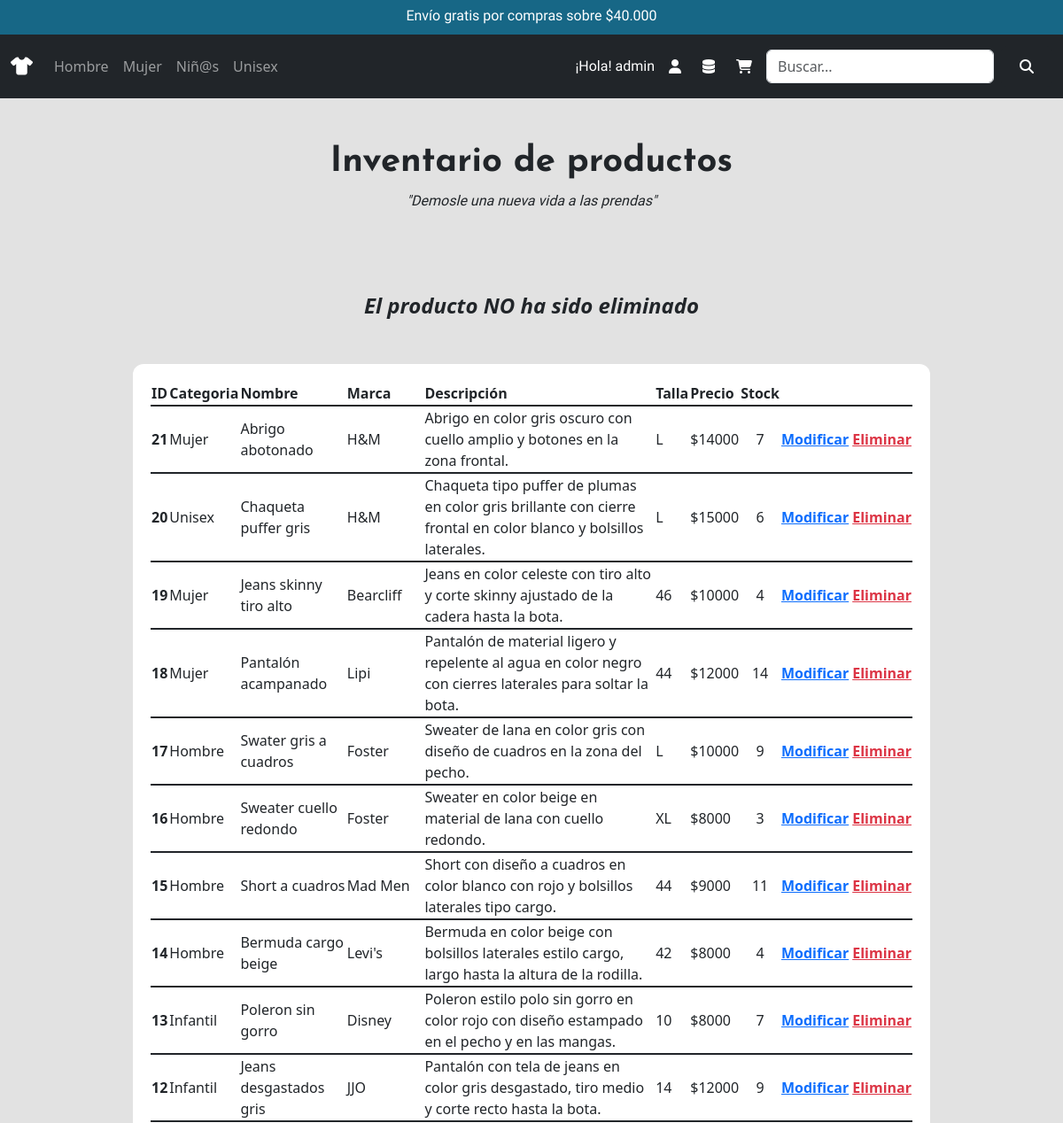
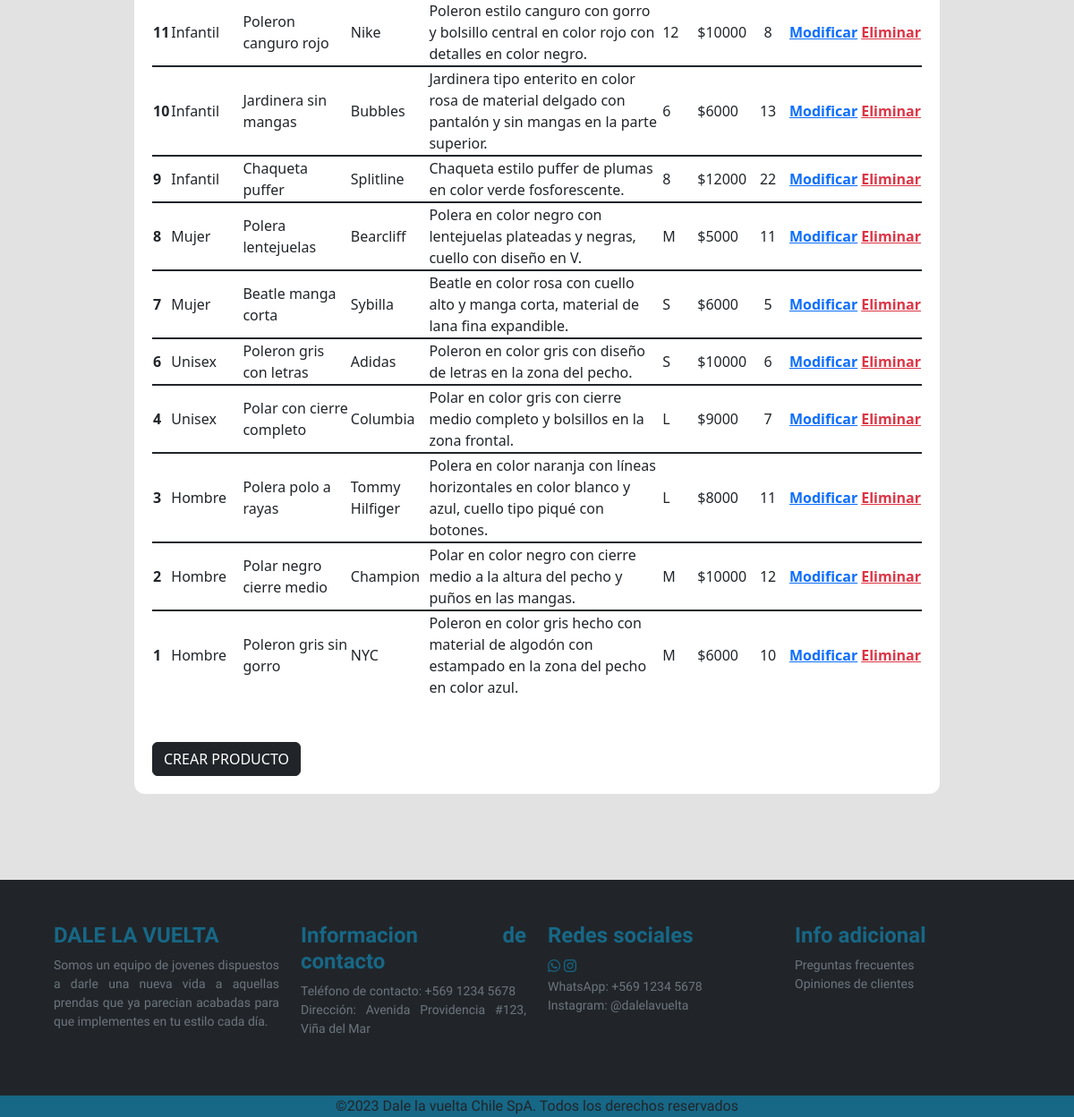
The app's page /producto_del/163 (signed in) with its own data (2 pictures, top to bottom).
### venta/models.py (models this page shows, shortened)
class Producto(models.Model):
    id_producto     = models.BigAutoField(db_column='idProducto', primary_key=True)
    id_categoria    = models.ForeignKey('Categoria', on_delete=models.CASCADE, db_column='idCategoria')
    nombre          = models.CharField(max_length=25)
    marca           = models.CharField(max_length=25)
    descripcion     = models.CharField(max_length=200)
    talla           = models.CharField(max_length=4)
    precio          = models.IntegerField()
    stock           = models.IntegerField()
    imagen          = models.ImageField(upload_to='productos/', null=True)

class Categoria(models.Model):
    id_categoria    = models.BigAutoField(db_column='idCategoria', primary_key=True)
    descripcion     = models.CharField(max_length=25)
    def __str__(self):
        return str(self.descripcion)

### venta/views.py (the view)
# urls.py: path("producto_del/<str:pk>", views.producto_del, name="producto_del"),
@staff_member_required
def producto_del(request,pk):
    try:
        prod = Producto.objects.get(id_producto=pk)
        prod.delete()
        mensaje = "El producto se ha eliminado"
        lista_productos = Producto.objects.all()
        context = {"productos":lista_productos, "mensaje":mensaje}
        return render(request,'venta/producto_mod.html', context)
    except:
        mensaje = "El producto NO ha sido eliminado"
        lista_productos = Producto.objects.all()
        context = {"productos":lista_productos, "mensaje":mensaje}
        return render(request,'venta/producto_mod.html', context)

### venta/templates/venta/producto_mod.html (shortened to what this page needs)
{% load static %}
<!DOCTYPE html>
<html lang="es">
<head>
    <link href="https://cdn.jsdelivr.net/npm/bootstrap@5.3.0-alpha2/dist/css/bootstrap.min.css" rel="stylesheet">
    <link rel="stylesheet" href="{% static 'venta/css/style.css' %}">
</head>
<body>
    <section>
        <header>
            <div>
                <div id="header" class="carousel slide" data-bs-ride="carousel">
                    <div id="fuente-header" class="carousel-inner">
                        <div class="carousel-item active">
                            <h6 class="text-center p-1 pt-2">Envío gratis por compras sobre $40.000</h6>
                        </div>
                    </div>
                </div>
            </div>
            <div class="container-fluid p-0">
                <nav class="navbar navbar-expand-sm navbar-dark bg-dark">
                    <div class="container-fluid">
                        <a class="navbar-brand" href="{% url 'index' %}"><i class="fa-solid fa-shirt"></i></a>
                        <div class="collapse navbar-collapse" id="mynavbar">
                            <ul class="navbar-nav me-auto">
                                <li class="nav-item">
                                    <a class="nav-link" href="{% url 'hombre' %}" id="linkHombre">Hombre</a>
                                </li>
                                <li class="nav-item">
                                    <a class="nav-link" href="{% url 'mujer' %}" id="linkMujer">Mujer</a>
                                </li>
                                <li class="nav-item">
                                    <a class="nav-link" href="{% url 'infantil' %}" id="linkInfantil">Niñ@s</a>
                                </li>
                                <li class="nav-item">
                                    <a class="nav-link" href="{% url 'unisex' %}" id="linkUnisex">Unisex</a>
                                </li>
                            </ul>
                            <div class="d-flex align-items-center text-white">
                                {% if user.is_authenticated %}
                                    <p class="d-flex pt-3 me-2">¡Hola! {{user.username}}</p>
                                    <a class="rounded me-3" href="{% url 'usuario' %}"><i class="fa-solid fa-user p-2 text-white"></i></a>
                                    {% if user.is_staff %}
                                        <a class="rounded me-3" href="{% url 'producto_mod' %}"><i class="fa-solid fa-database text-white"></i></a>
                                    {% endif %}
                                {% else %}
                                    <a class="rounded me-2" href="{% url 'login' %}"><i class="fa-solid fa-user p-2 text-white"></i></a>
                                {% endif %}
                                <a class="rounded me-2" href="{% url 'carrito' %}"><i class="fa-solid fa-cart-shopping p-2 text-white"></i></a>
                            </div>
                            <form class="d-flex align-items-center" action="{% url 'producto_search' %}" method="GET">
                                <input class="form-control me-2" type="search" placeholder="Buscar..." name="prodbuscar">
                                <button type="submit" class="btn btn-dark">
                                    <i class="fa-solid fa-magnifying-glass p-2 text-white"></i>
                                </button>
                            </form>
                        </div>
                    </div>
                </nav>
            </div>
        </header>
        <div id="fuente-titulo" class="p-5 text-center">
            <h1 class="fw-bold fs">Inventario de productos</h1>
            <p class="fst-italic">"Demosle una nueva vida a las prendas"</p>
        </div>
        <br>
        <div class="text-center fs-4 fst-italic fw-bold">
            {% if mensaje %}
                {{mensaje}}
            {% endif%}
        </div>
        <br>
        <br>
        <div class="container login w-75">
            <table>
                {% if productos %}
                    <th>ID </th>
                    <th>Categoria</th>
                    <th>Nombre</th>
                    <th>Marca</th>
                    <th>Descripción</th>
                    <th>Talla</th>
                    <th>Precio</th>
                    <th>Stock</th>
                    {% for i in productos reversed%}
                        <tr class="table-group-divider">
                            <td class="fw-bold">{{i.id_producto}}</td>
                            <td>{{i.id_categoria}}</td>
                            <td>{{i.nombre}}</td>
                            <td>{{i.marca}}</td>
                            <td>{{i.descripcion}}</td>
                            <td>{{i.talla}}</td>
                            <td>${{i.precio}}</td>
                            <td class="text-center">{{i.stock}}</td>
                            <td class="fw-bold"><a href="{% url 'producto_find' pk=i.id_producto %}"> Modificar</a></td>
                            <td></td>
                            <td class="fw-bold"><a href="{% url 'producto_del' pk=i.id_producto %}" class=" text-danger" >Eliminar</a></td>
                        </tr>
                    {% endfor %}
                {% endif %}
            </table>
            <br>
            <br>
            <a href="{% url 'producto_add' %}"><button class="btn btn-dark">CREAR PRODUCTO</button></a>
        </div>
        <br>
        <br>
        <br>
        <br>
        <footer id="fuente-footer" class="row p-5 ancho-total m-0">
            <div class="col-xs-12 col-md-6 col-lg-3">
                <h4 class="fw-bold">DALE LA VUELTA</h4>
                <p class="m-0 small text-secondary">Somos un equipo de jovenes dispuestos a darle una nueva vida a aquellas prendas que ya parecian acabadas para que implementes en tu estilo cada día.</p>
            </div>
            <div class="col-xs-12 col-md-6 col-lg-3">
                <h4 class="fw-bold">Informacion de contacto</h4>
                <p class="m-0 small text-secondary">Teléfono de contacto: +569 1234 5678</p>
                <p class="small text-secondary">Dirección: Avenida Providencia #123, Viña del Mar</p>
            </div>
            <div class="col-xs-12 col-md-6 col-lg-3">
                <h4 class="fw-bold">Redes sociales</h4>
                <i id="animacion" class="fa-brands fa-whatsapp pe-1 animacion"></i><i class="fa-brands fa-instagram animacion"></i>
                <p class="m-0 small text-secondary">WhatsApp: +569 1234 5678</p>
                <p class="small text-secondary">Instagram: @dalelavuelta</p>
            </div>
            <div class="col-xs-12 col-md-6 col-lg-3">
                <h4 class="fw-bold">Info adicional</h4>
                <p class="m-0 small text-secondary animacion">Preguntas frecuentes</p>
                <p class="small text-secondary animacion">Opiniones de clientes</p>
            </div>
        </footer>
        <div class="container-fluid text-center color-footer">
            <p class="m-0">©2023 Dale la vuelta Chile SpA. Todos los derechos reservados</p>
        </div>
    </section>
</body>
</html>

### venta/static/venta/CSS/style.css (style rules this page uses)
* { margin: 0; }
body { background-color: #e2e2e2; width: 100%; }
header { background-color: #176786; height: 15%; width: 100%; }
footer { background-color: #212529; height: 10%; }
p { font-family: 'Assistant', sans-serif; }
#fuente-header { font-family: 'Signika', sans-serif; color: #ffffff; }
#fuente-titulo { font-family: 'Josefin Sans', sans-serif; }
#fuente-footer { font-family: 'Signika', sans-serif; color: #176786; text-align: justify; }
.color-footer { background-color: #176786; }
.ancho-total { width: 100%; }
.login { width: 360px; height: min-content; padding: 20px; border-radius: 12px; background: #ffffff; }

### records on screen
Producto: id_producto "21", id_categoria "Mujer", nombre "Abrigo abotonado", marca "H&M", descripcion "Abrigo en color gris oscuro con cuello amplio y botones en la zona frontal.", talla "L", precio "14000", stock "7"
Producto: id_producto "20", id_categoria "Unisex", nombre "Chaqueta puffer gris", marca "H&M", descripcion "Chaqueta tipo puffer de plumas en color gris brillante con cierre frontal en color blanco y bolsillos laterales.", talla "L", precio "15000", stock "6"
Producto: id_producto "19", id_categoria "Mujer", nombre "Jeans skinny tiro alto", marca "Bearcliff", descripcion "Jeans en color celeste con tiro alto y corte skinny ajustado de la cadera hasta la bota.", talla "46", precio "10000", stock "4"
Producto: id_producto "18", id_categoria "Mujer", nombre "Pantalón acampanado", marca "Lipi", descripcion "Pantalón de material ligero y repelente al agua en color negro con cierres laterales para soltar la bota.", talla "44", precio "12000", stock "14"
Producto: id_producto "17", id_categoria "Hombre", nombre "Swater gris a cuadros", marca "Foster", descripcion "Sweater de lana en color gris con diseño de cuadros en la zona del pecho.", talla "L", precio "10000", stock "9"
Producto: id_producto "16", id_categoria "Hombre", nombre "Sweater cuello redondo", marca "Foster", descripcion "Sweater en color beige en material de lana con cuello redondo.", talla "XL", precio "8000", stock "3"
Producto: id_producto "15", id_categoria "Hombre", nombre "Short a cuadros", marca "Mad Men", descripcion "Short con diseño a cuadros en color blanco con rojo y bolsillos laterales tipo cargo.", talla "44", precio "9000", stock "11"
Producto: id_producto "14", id_categoria "Hombre", nombre "Bermuda cargo beige", marca "Levi's", descripcion "Bermuda en color beige con bolsillos laterales estilo cargo, largo hasta la altura de la rodilla.", talla "42", precio "8000", stock "4"
Producto: id_producto "13", id_categoria "Infantil", nombre "Poleron sin gorro", marca "Disney", descripcion "Poleron estilo polo sin gorro en color rojo con diseño estampado en el pecho y en las mangas.", talla "10", precio "8000", stock "7"
Producto: id_producto "12", id_categoria "Infantil", nombre "Jeans desgastados gris", marca "JJO", descripcion "Pantalón con tela de jeans en color gris desgastado, tiro medio y corte recto hasta la bota.", talla "14", precio "12000", stock "9"
Producto: id_producto "11", id_categoria "Infantil", nombre "Poleron canguro rojo", marca "Nike", descripcion "Poleron estilo canguro con gorro y bolsillo central en color rojo con detalles en color negro.", talla "12", precio "10000", stock "8"
Producto: id_producto "10", id_categoria "Infantil", nombre "Jardinera sin mangas", marca "Bubbles", descripcion "Jardinera tipo enterito en color rosa de material delgado con pantalón y sin mangas en la parte superior.", talla "6", precio "6000", stock "13"
Producto: id_producto "9", id_categoria "Infantil", nombre "Chaqueta puffer", marca "Splitline", descripcion "Chaqueta estilo puffer de plumas en color verde fosforescente.", talla "8", precio "12000", stock "22"
Producto: id_producto "8", id_categoria "Mujer", nombre "Polera lentejuelas", marca "Bearcliff", descripcion "Polera en color negro con lentejuelas plateadas y negras, cuello con diseño en V.", talla "M", precio "5000", stock "11"
Producto: id_producto "7", id_categoria "Mujer", nombre "Beatle manga corta", marca "Sybilla", descripcion "Beatle en color rosa con cuello alto y manga corta, material de lana fina expandible.", talla "S", precio "6000", stock "5"
Producto: id_producto "6", id_categoria "Unisex", nombre "Poleron gris con letras", marca "Adidas", descripcion "Poleron en color gris con diseño de letras en la zona del pecho.", talla "S", precio "10000", stock "6"
Producto: id_producto "4", id_categoria "Unisex", nombre "Polar con cierre completo", marca "Columbia", descripcion "Polar en color gris con cierre medio completo y bolsillos en la zona frontal.", talla "L", precio "9000", stock "7"
Producto: id_producto "3", id_categoria "Hombre", nombre "Polera polo a rayas", marca "Tommy Hilfiger", descripcion "Polera en color naranja con líneas horizontales en color blanco y azul, cuello tipo piqué con botones.", talla "L", precio "8000", stock "11"
Producto: id_producto "2", id_categoria "Hombre", nombre "Polar negro cierre medio", marca "Champion", descripcion "Polar en color negro con cierre medio a la altura del pecho y puños en las mangas.", talla "M", precio "10000", stock "12"
Producto: id_producto "1", id_categoria "Hombre", nombre "Poleron gris sin gorro", marca "NYC", descripcion "Poleron en color gris hecho con material de algodón con estampado en la zona del pecho en color azul.", talla "M", precio "6000", stock "10"

### other values on screen
{{ user.username }} "admin"
{{ mensaje }} "El producto NO ha sido eliminado"
